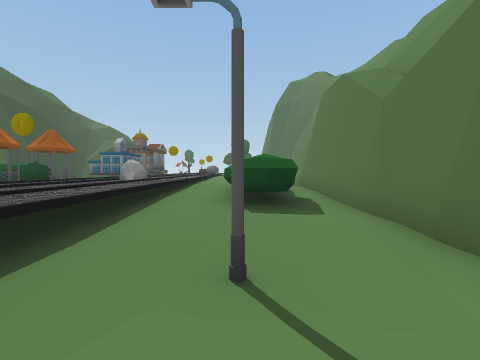
View 1 (above)

16 first-person views from a walk through a Unity game level. The camera is 1.4 m above the floor, tilts 2° down and sees 85° across. The floor is counted in squares, 2 m on a side. Each view is taken from the middle of a square. On the plan, view 1 faces up. The plan holds only what a view shows up to about 9 squares ahead; the rest is blank. The place goes on beyond the plan. Some animated figures are not drawn.

View 2
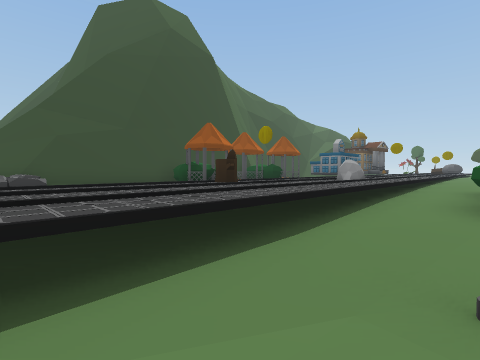

View 3
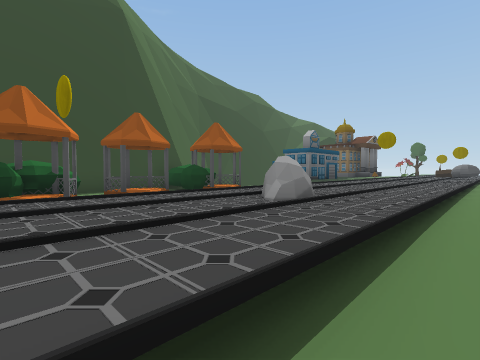

View 4
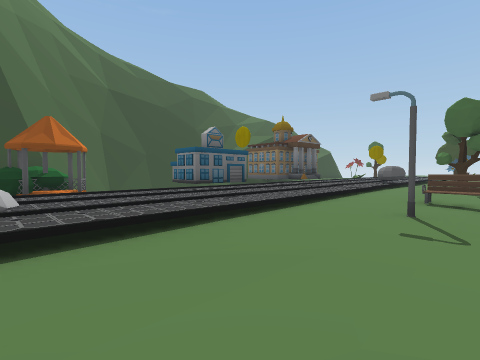

View 5
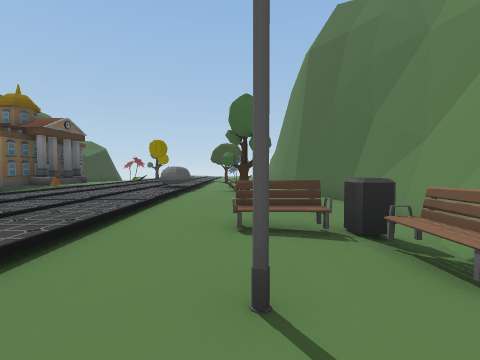

View 6
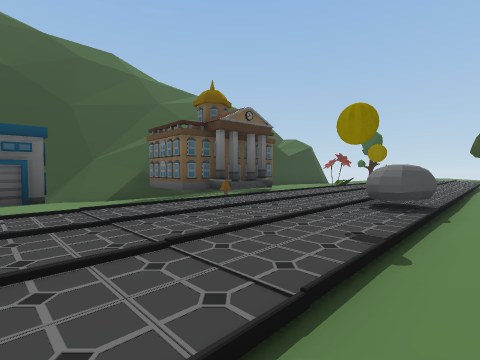

View 7
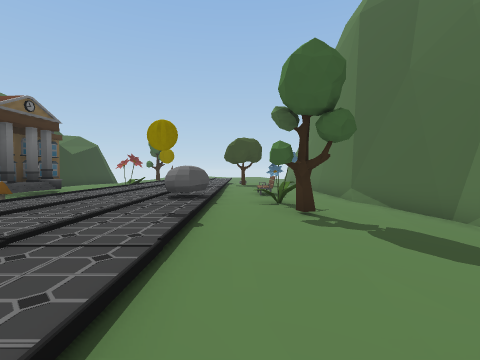

View 8
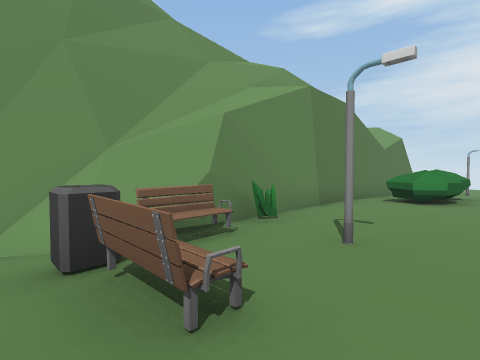

View 9
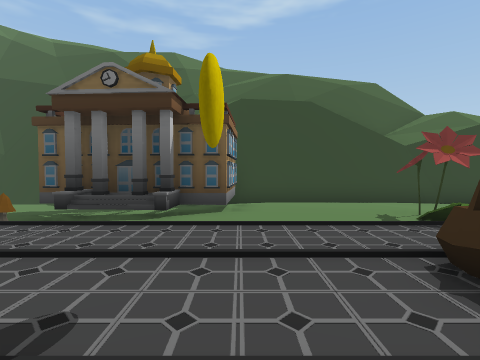

View 10
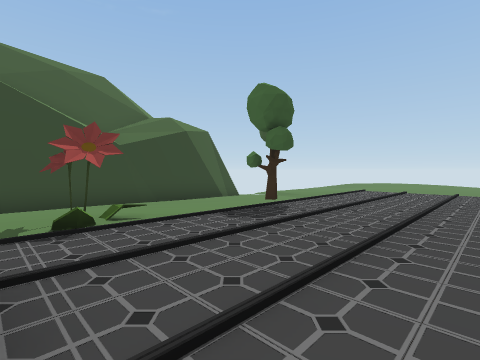

View 11
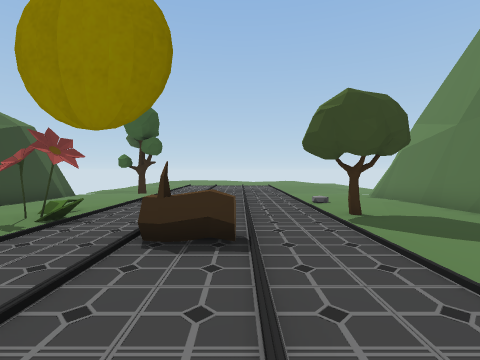

View 12
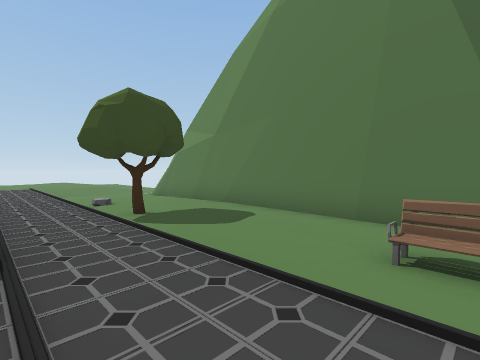

View 13
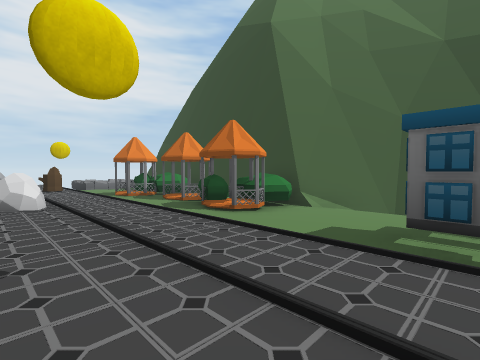

View 14
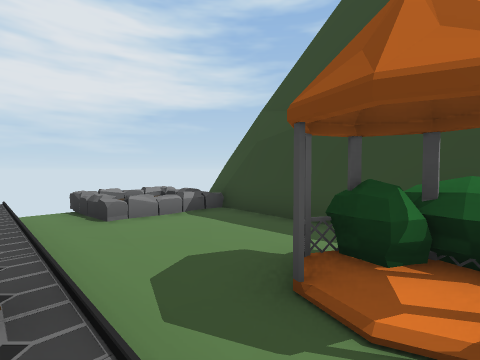

View 15
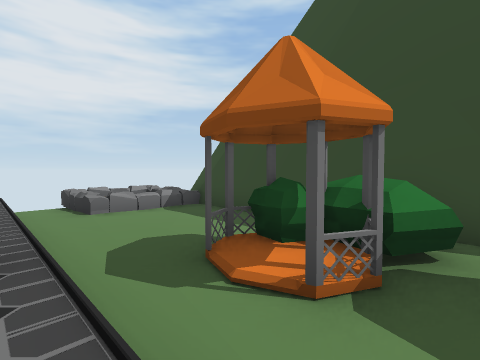

View 16
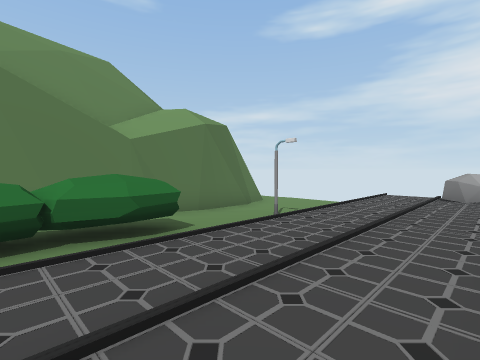

### Floor plan
Key: @ floor where view 1 was taken; # wall or solid block; . main floor; - floor 0.25 m lower than the main floor; _ floor 0.5 m lower than the main floor; < floor 0.75 m lower than the main floor; / step, stairs or slope; = window, fence, low wall or low ledge; ^ raised ledge; S stump; T tree; B bench; F flower; M mushroom; R rock; O other object.
Columns run from 11 left of view 1 to 4 right of it. Each row starts with its distance up from view 1.
 31  #---T....---#
 30  #----..../-.#
 29  #---.....-..#
 28  #/-......T.-#
 27  #/..F....-.-#
 26  # ....O..---#
 25  # .......---#
 24  ##-......---#
 23   ###.....-B-##
 22     #.....---/#
 21    ##-...O-F-/##
 20 ####-M....-T-//#
 19 #/<_/ ....---/<#
 18 #//   .....--/<#
 17 #///  ///.---/<#
 16 #/_O  ....---//#
 15    O#-....-BB_/^
 14   __--....---B/^
 13 #=__--....-O-###
 12 ##__--....---_#
 11  #OOO-....---/#
 10  #OO/-....---/#
  9  #  --.O..---_#
  8  #  /-.OO.-OO_#
  7  #-O--...._OO_#
  6  #OOO-...._OO##
  5  #_OO-...._OO#
  4  #_---S..._<<#
  3  #_---....<<<#
  2  #_---....<O<#
  1  #OOO_....<<<#
  0  #O.O_....<@</
 -1  =OOO_.R.. <<
 -2   OOO

Where each view was taken, in squares from view 1:
view 1: 0 up, 0 right, facing up
view 2: 0 up, 0 right, facing up-left
view 3: 5 up, 1 left, facing up-left
view 4: 9 up, 1 right, facing up-left
view 5: 12 up, 0 right, facing up
view 6: 16 up, 1 left, facing up-left
view 7: 15 up, 1 left, facing up
view 8: 16 up, 1 left, facing down-right
view 9: 24 up, 2 left, facing left
view 10: 26 up, 2 left, facing up-left
view 11: 23 up, 3 left, facing up
view 12: 23 up, 3 left, facing up-right
view 13: 15 up, 3 left, facing down-left
view 14: 6 up, 5 left, facing down-left
view 15: 7 up, 5 left, facing down-left
view 16: 7 up, 4 left, facing down-right
